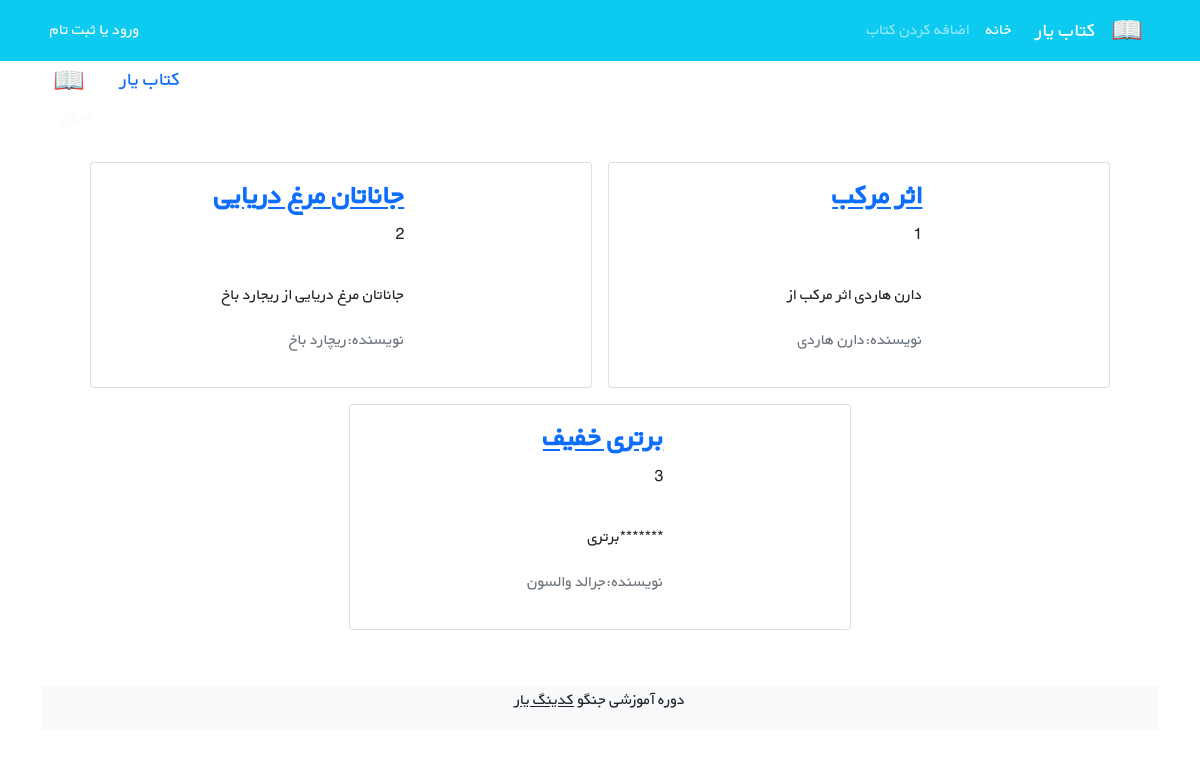
The page /books/ on the database as committed earlier.
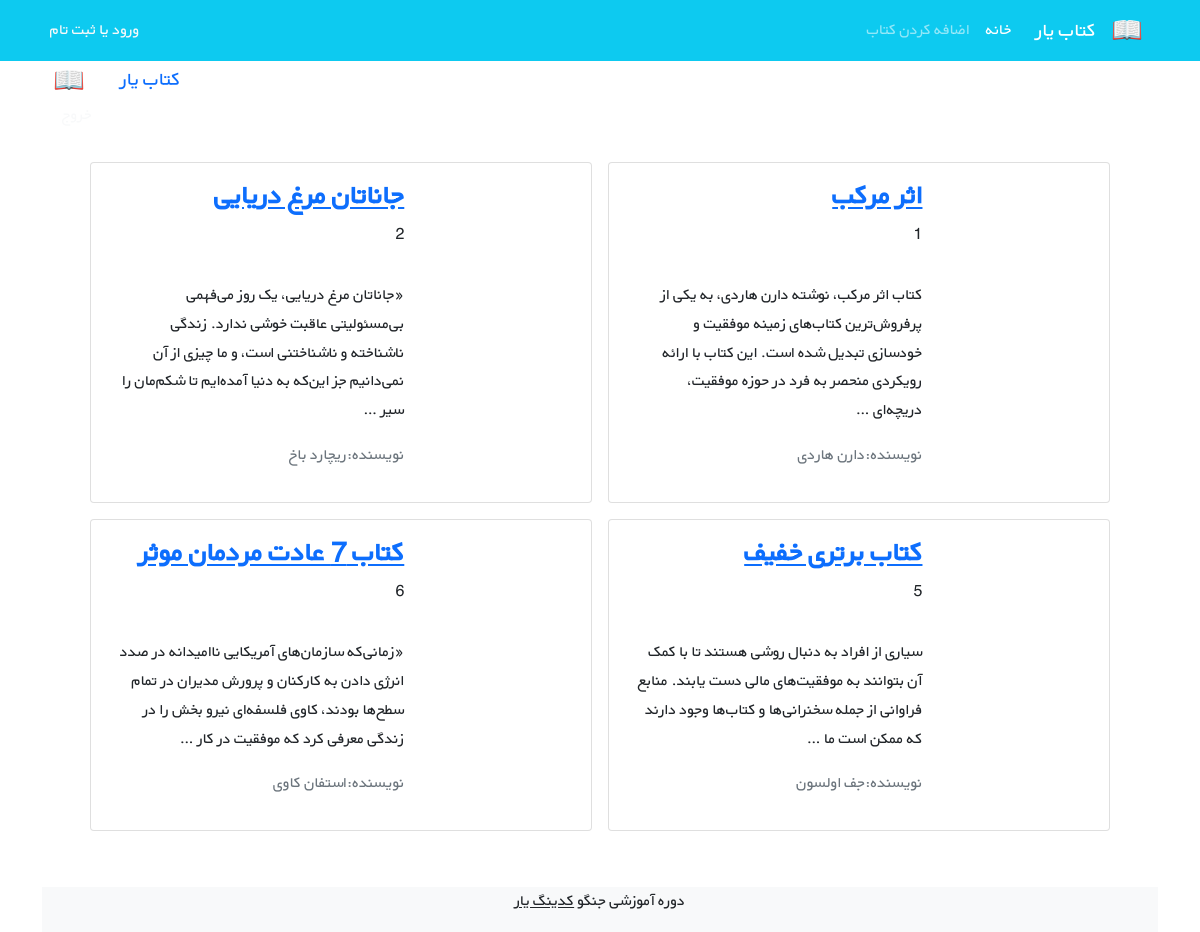
The same page on the database as committed later.
### books/models.py (models this page shows, shortened)
class Book(models.Model):
    title = models.CharField(max_length=200)
    author = models.CharField(max_length= 200)
    description = models.TextField()
    price = models.DecimalField( max_digits=5, decimal_places=2)
    cover = models.ImageField(upload_to='covers/',blank=True)
    def get_absolute_url(self):
        return reverse('book_detail', args=[self.id])

### books/views.py (the view)
# urls.py: path('',BookListView.as_view(),name='book_list'),
class BookListView(generic.ListView):
    model = Book
    template_name = 'books/book_list.html'
    context_object_name = 'books'

### books/templates/books/book_list.html (shortened to what this page needs)
{% extends '_base.html' %}
{% block content %}
    <div class="container">
        <a class="navbar-brand" href="#">
            <img src="icons/book.png" alt="" height="30"
                 class="d-inline-block align-text-top">
        </a>
        <a class="navbar-brand mx-3" href="#">کتاب یار</a>
        <button class="navbar-toggler" type="button" data-bs-toggle="collapse" data-bs-target="#navbarNavAltMarkup"
                aria-controls="navbarNavAltMarkup" aria-expanded="false" aria-label="Toggle navigation">
            <span class="navbar-toggler-icon"></span>
        </button>
        <div class="mx-2 text-white">خوش آمدی محمدهادی | <a class="link-light text-decoration-none" href="#">خروج</a>
        </div>
    </div>
    <div class="container mt-4">
    <div class="row flex-row-reverse justify-content-md-center">
    {% for book in books %}
        <div class="card m-2" style="max-width: 45%">
            <div class="row g-0 h-100" dir="rtl">
                <div class="col-md-4">
                </div>
                <div class="col-md-8 h-100">
                    <div class="d-flex flex-column justify-content-between h-100">
                        <div class="card-body">
                          <a href="{{ book.get_absolute_url }}"><h3 class="card-title"><strong>{{ book.title }}</strong></h3></a>
                            <p>{{ book.id }}</p>
                            <p class="card-text pt-3">{{ book.description|truncatewords:30 }}</p>
                            <p class="text-muted">نویسنده:{{ book.author }}</p>
                        </div>
                    </div>
                </div>
            </div>
        </div>
    {% endfor %}
    <footer class="bg-light text-center text-lg-start mt-5">
        <div class="text-center bg-grey">
            <p>دوره آموزشی جنگو <a class="text-dark" href="https://codingyar.com/" target="_blank">کدینگ یار</a></p>
        </div>
    </footer>
{% endblock content %}

### templates/_base.html (shortened to what this page needs)
{% load static %}
<!DOCTYPE HTML PUBLIC "-//W3C//DTD HTML 4.01//EN" "http://www.w3.org/TR/html4/strict.dtd">
<html lang="en">
<head>
    <link href="https://cdn.jsdelivr.net/npm/bootstrap@5.1.3/dist/css/bootstrap.min.css" rel="stylesheet"
>
    <link rel="stylesheet" href="{% static 'css/style.css' %}">
</head>
<body>
<nav class="navbar navbar-expand-lg navbar-dark bg-info" dir="rtl">
    <div class="container">
        <a class="navbar-brand" href="#">
            <img src="{% static 'icons/book.png' %}" alt="" height="30"
                 class="d-inline-block align-text-top">
        </a>
        <a class="navbar-brand mx-3" href="#">کتاب یار</a>
        <div class="collapse navbar-collapse" id="navbarNavAltMarkup">
            <div class="navbar-nav">
                <a class="nav-link active" aria-current="page" href=" {% url 'book_list' %}">خانه</a>
                <a class="nav-link" href="{% url 'book_create' %}">اضافه کردن کتاب</a>
            </div>
        </div>
        <div class="mx-2 text-white">
            {% if user.isauthenticated %}
               {{user.username}} |خوش آمدی <a class="link-light text-decoration-none" href=" {% url 'logout' %}">خروج</a>
                {% else %}
                <a class="link-light text-decoration-none" href="{% url 'login' %}"> ورود</a>
                <span> یا </span>
                <a class="link-light text-decoration-none" href="{% url 'signup' %}"> ثبت تام</a>
            {% endif %}
        </div>
    </div>
</nav>
<div class='container'>
    {% block content %}
    {% endblock %}
</div>
</body>
</html>

### static/css/style.css (style rules this page uses)
* { font-family: 'BYekan', sans-serif; line-height: 1.8rem; }

Rows that differ between the two databases and show on the page:
removed Book: title "برتری خفیف", id "3", description "*******برتری", author "جرالد والسون"
changed Book "اثر مرکب": description "دارن هاردی اثر مرکب از" → "کتاب اثر مرکب، نوشته‌ دارن هاردی، به یکی از پرفروش‌ترین کتاب‌های زمینه‌ موفقیت و خودسازی تبدیل شده است. این کتاب با ارائه‌ رویکردی منحصر به فرد در حوزه موفقیت، دریچه‌ای …"
changed Book "جاناتان مرغ دریایی": description "جاناتان مرغ دریایی از ریجارد باخ" → "«جاناتان مرغ دریایی، یک روز می‌فهمی بی‌مسئولیتی عاقبت خوشی ندارد. زندگی ناشناخته و ناشناختنی است، و ما چیزی از آن نمی‌دانیم جز این‌که به دنیا آمده‌ایم تا شکم‌مان را سیر …"
added Book: title "کتاب برتری خفیف", id "5", description "سیاری از افراد به دنبال روشی هستند تا با کمک آن بتوانند به موفقیت‌های مالی دست یابند. منابع فراوانی از جمله سخنرانی‌ها و کتاب‌ها وجود دارند که ممکن است ما …", author "جف اولسون"
added Book: title "کتاب 7 عادت مردمان موثر", id "6", description "«زمانی‌که سازمان‌های آمریکایی ناامیدانه در صدد انرژی دادن به کارکنان و پرورش مدیران در تمام سطح‌ها بودند، کاوی فلسفه‌ای نیرو بخش را در زندگی معرفی کرد که موفقیت در کار …", author "استفان کاوی"
